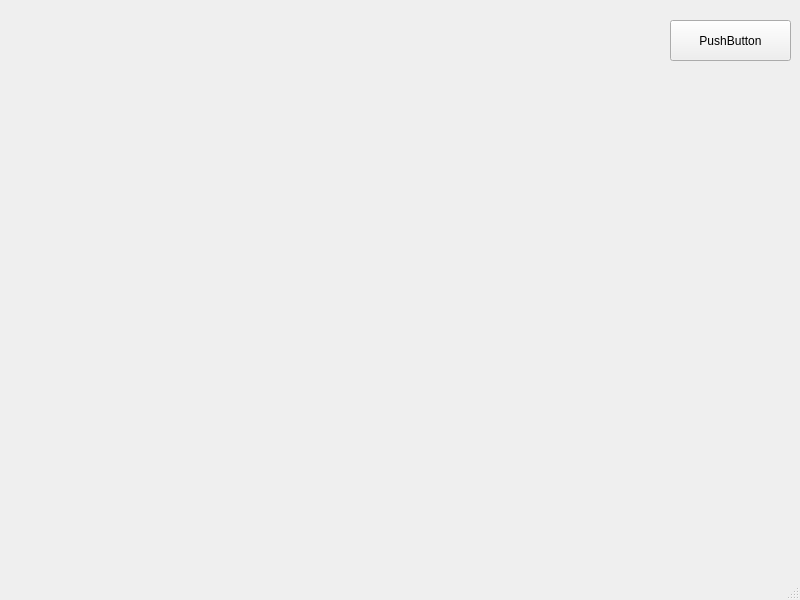
<?xml version="1.0" encoding="UTF-8"?>
<ui version="4.0">
 <class>MainWindow</class>
 <widget class="QMainWindow" name="MainWindow">
  <property name="geometry">
   <rect>
    <x>0</x>
    <y>0</y>
    <width>800</width>
    <height>600</height>
   </rect>
  </property>
  <property name="windowTitle">
   <string>MainWindow</string>
  </property>
  <widget class="QWidget" name="centralwidget">
   <widget class="QLabel" name="label">
    <property name="geometry">
     <rect>
      <x>10</x>
      <y>20</y>
      <width>641</width>
      <height>541</height>
     </rect>
    </property>
    <property name="text">
     <string/>
    </property>
   </widget>
   <widget class="QPushButton" name="pushButton">
    <property name="geometry">
     <rect>
      <x>670</x>
      <y>20</y>
      <width>121</width>
      <height>41</height>
     </rect>
    </property>
    <property name="text">
     <string>PushButton</string>
    </property>
   </widget>
  </widget>
  <widget class="QMenuBar" name="menubar">
   <property name="geometry">
    <rect>
     <x>0</x>
     <y>0</y>
     <width>800</width>
     <height>22</height>
    </rect>
   </property>
  </widget>
  <widget class="QStatusBar" name="statusbar"/>
 </widget>
 <resources/>
 <connections/>
</ui>
